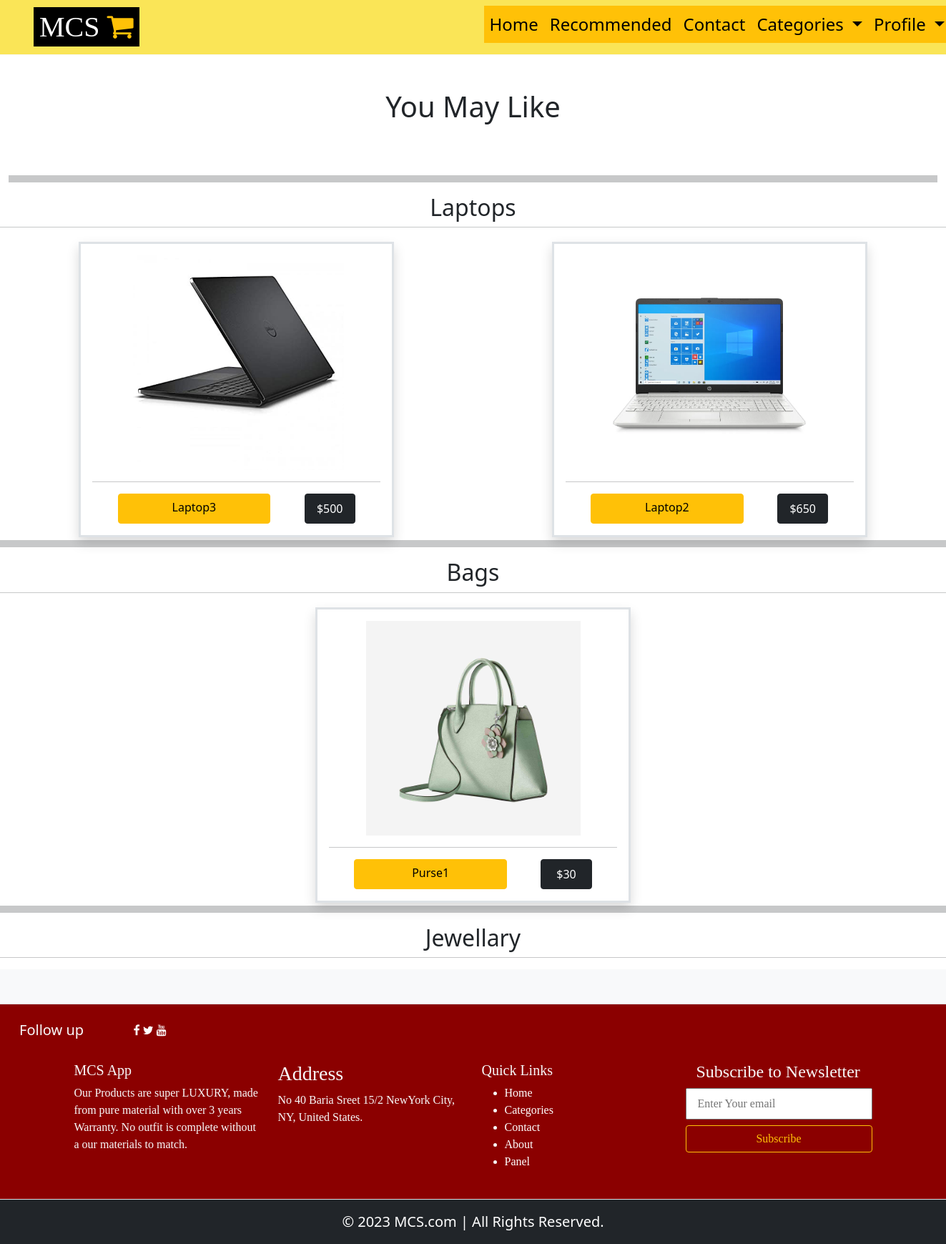
The page /store/recommended/ (signed in) on the database its author committed.
### estore/models.py (models this page shows)
class products(models.Model):
	p_name = models.CharField(max_length=100)
	p_desc = models.TextField()
	p_rattings = models.IntegerField()
	p_image = models.CharField(max_length=200)
	p_cat = models.CharField(max_length=100)
	p_cat2 = models.CharField(max_length=100,null=True)
	p_price = models.IntegerField(null = True)
	p_quantity = models.IntegerField(null=True)

### estore/views.py (the view)
# urls.py: path('recommended/',views.recommended),
def recommended(request):
	if request.user.is_authenticated:
		user = request.user
		cust = customer.objects.filter(user = user).first()
		cluster = cust.c_data.cluster
		print(cluster)
		a = recommendation.objects.filter(cluster = cluster)
		data = []
		for i in a:
			x = products.objects.filter(p_name = i.p_name).first()
			data.append(x)
		return render(request,'estore/recommended.html',{'data':data})
	else:
		return redirect('/store/home')

### templates/MCS/estore/recommended.html (shortened to what this page needs)
{% extends 'estore/templates.html' %}
{% block content %}
	<div class="container-fluid bg-white mb-5">
		<div class="p-5">
			<h1 class="text-center ">You May Like</h1>
		</div>
<hr style="height:10px">
		<div class="row  text-center ">
			<h2>Laptops</h2><hr>
			{% for i in data %}
			{% if i.p_cat == "laptops" %}
			<div class="col-lg-4 col-md-5 col-11 border border-3 my-1 p-3 m-auto shadow">
				<img src="/static/images/{{i.p_image}}" class="img">
				<hr >
				<div class="row" style="justify-content:space-evenly">
				<a href="/store/buy/{{i.id}}/" class="col-lg-6 btn btn-warning">{{i.p_name}}</a>
				<span class="col-lg-2 p-2 btn btn-dark">${{i.p_price}}</span></div>
			</div>
			{% endif %}
			{% endfor %}
<hr style="height:10px">
			<h2>Bags</h2><hr>
			{% for i in data %}
			{% if i.p_cat == "bags" %}
			<div class="col-lg-4 col-md-5 col-11 border border-3 my-1 p-3 m-auto shadow">
				<img src="/static/images/{{i.p_image}}" class="img">
				<hr>
				<div class="row" style="justify-content:space-evenly">
				<a href="/store/buy/{{i.id}}/" class="col-lg-6 btn btn-warning">{{i.p_name}}</a>
				<span class="col-lg-2 p-2 btn btn-dark">${{i.p_price}}</span></div>
			</div>
			{% endif %}
			{% endfor %}
<hr style="height:10px">
			<h2>Jewellary</h2><hr>
		</div>
	</div>
{% endblock %}

### static/css/style.css (style rules this page uses)
body { font-family: "Poppins", sans-serif; color: #000000; background-color: #ffffff; }

### templates/MCS/estore/recommended.html (style rules this page uses)
a { text-decoration: none; }
.img { width: 300px;height: 300px }

### templates/MCS/footer.html (style rules this page uses)
a { color: #fff; }

### rows shown on the page
products: p_image (picture), p_name "Laptop3", p_price "500"
products: p_image (picture), p_name "Laptop2", p_price "650"
products: p_image (picture), p_name "Purse1", p_price "30"
